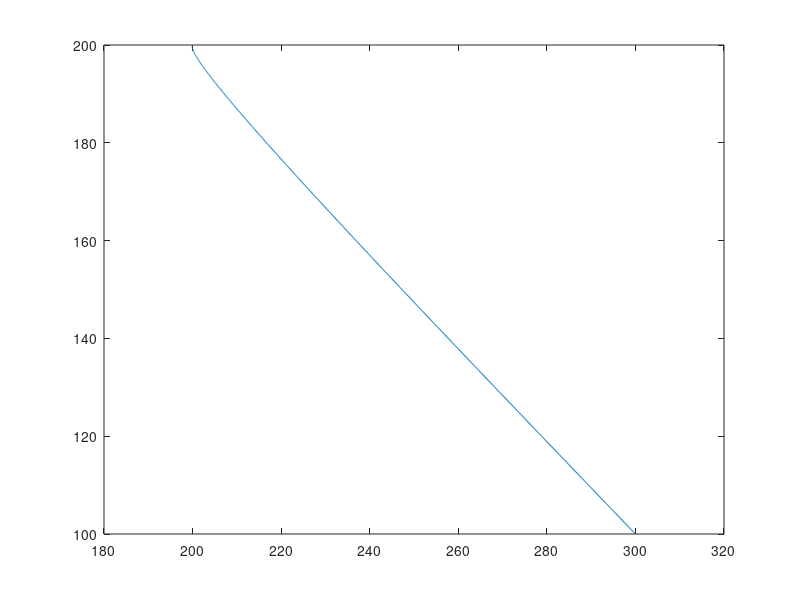

Recreate this plot in MATLAB. (Note: this script raises an error after producing the figure.)
x0 = 200; y0 = 200; theta0 = -130*pi/180;
xf = 300; yf = 100;

epsilon = 1e-5;     % when are 2 values equal
N = 1000;           % number of points between (x0,y0) and (xf,yf)

%% minimum curvature (cubic splines)
ka = xf - x0;
kb = yf - y0;
tg0 = tan(theta0)

if abs(tg0) > 10
    ctg0 = cot(theta0);
    A = [1, 3, 0, 0, 0;
         0, 0, 0, 1, 3;
         ctg0, 0, 0, 1, 0;
         1, 1, ctg0, 0, 0;
         0, 0, 1, 1, 1];
else
    A = [0, 1, 3, 0, 0;
         0, 0, 0, 1, 3;
         0, 1, 0, tg0, 0;
         1, 1, 1, 0, 0;
         tg0, 0, 0, 1, 1 ];
end
 
inv_A = inv(A);
spline_coeff = inv_A * [0, 0, 0, ka, kb]'

if abs(tg0) > 10
    a0 = x0; a2 = spline_coeff(1); a3 = spline_coeff(2); 
    b0 = y0; b1 = spline_coeff(3); b2 = spline_coeff(4); b3 = spline_coeff(5);
    a1 = b1*ctg0;
else
    a0 = x0; a1 = spline_coeff(1); a2 = spline_coeff(2); a3 = spline_coeff(3);
    b0 = y0; b1 = a1*tg0; b2 = spline_coeff(4); b3 = spline_coeff(5);
end

% wrong angle
if abs(atan2(b1, a1) - theta0) > epsilon
    disp('tu sam')
    A = [1, 3, 0, 0;
         0, 0, 1, 3;
         1, 1, 0, 0;
         0, 0, 1, 1];
     inv_A = inv(A);
     spline_coeff = inv_A * [0, 0, ka+a1, kb+b1]'


    if abs(tg0) > 10
        a0 = x0; a2 = spline_coeff(1); a3 = spline_coeff(2); 
        b0 = y0; b1 = -b1; b2 = spline_coeff(3); b3 = spline_coeff(4);
        a1 = b1*ctg0;
    else
        a0 = x0; a1 = -a1; a2 = spline_coeff(1); a3 = spline_coeff(2);
        b0 = y0; b1 = a1*tg0; b2 = spline_coeff(3); b3 = spline_coeff(4);
    end
end

% a0 = x0; a1 = 1000*cos(theta0);
% b0 = y0; b1 = 1000*sin(theta0);
% ka = xf - a0 - a1; kb = yf - b0 - b1;
% a3 = -ka/2; b3 = -kb/2;
% a2 = -3*a3; b2 = -3*b3;
% a = [a3 a2 a1 a0]
% b = [b3 b2 b1 b0]

u = linspace(0, 1, N);
x = a3*u.^3 + a2*u.^2 + a1*u + a0;
y = b3*u.^3 + b2*u.^2 + b1*u + b0;

plot(x,y)

ddx = 6*a3*u + 2*a2;
ddy = 6*b3*u + 2*b2;
% plot(u, ddy)

%% minimum curvature (quintic splines)
a0 = x0; b0 = y0;
a1 = 140*cos(theta0); b1 = 140*sin(theta0); % K = 140
ka = xf - a0 - a1; kb = yf - b0 - b1;

A = [ 2 6 12 20 0 0 0 0 1 0;
      6 18 24 60 0 0 0 0 1 0;
      12 24 48 120 0 0 0 0 1 0;
      20 60 120 200 0 0 0 0 1 0;
      0 0 0 0 2 6 12 20 0 1;
      0 0 0 0 6 18 24 60 0 1;
      0 0 0 0 12 24 48 120 0 1;
      0 0 0 0 20 60 120 200 0 1;
      1 1 1 1 0 0 0 0 0 0;
      0 0 0 0 1 1 1 1 0 0           ];
  
inv_A = inv(A);
% spline_coeff = inv_A * [0 0 0 0 0 0 0 0 ka kb]';
% a = [a0 a1 spline_coeff(1) spline_coeff(2) spline_coeff(3) spline_coeff(4)]
% b = [b0 b1 spline_coeff(5) spline_coeff(6) spline_coeff(7) spline_coeff(8)]
[a, b, k] = bestK(a0, b0, xf, yf, theta0, inv_A);
u = linspace(0, 1, N);
x = a(6)*u.^5 + a(5)*u.^4 + a(4)*u.^3 + a(3)*u.^2 + a(2)*u + a(1);
y = b(6)*u.^5 + b(5)*u.^4 + b(4)*u.^3 + b(3)*u.^2 + b(2)*u + b(1);

ddx = 20*a(6)*u.^3 + 12*a(5)*u.^2 + 6*a(4)*u + 2*a(3);
ddy = 20*b(6)*u.^3 + 12*b(5)*u.^2 + 6*b(4)*u + 2*b(3);
trapz(u, ddx.*ddx);
figure(1);
plot(x,y)

%% minimum curvature -> starting curvature = 0
a0 = x0; b0 = y0;
a1 = 100*cos(theta0); b1 = 100*sin(theta0);
ka = xf - a0 - a1; kb = yf - b0 - b1;

A = [ 18 24 60 0 0 0 1 0 6 0;
      24 48 120 0 0 0 1 0 12 0;
      60 120 200 0 0 0 1 0 20 0;
      0 0 0 18 24 60 0 1 0 6;
      0 0 0 24 48 120 0 1 0 12;
      0 0 0 60 120 200 0 1 0 20;
      1 1 1 0 0 0 0 0 0 0;
      0 0 0 1 1 1 0 0 0 0;
      6 12 20 0 0 0 0 0 0 0;
      0 0 0 6 12 20 0 0 0 0];

inv_A = inv(A);
spline_coeff = inv_A * [0 0 0 0 0 0 ka kb 0 0]';
a = [a0 a1  0 spline_coeff(1) spline_coeff(2) spline_coeff(3)]
b = [b0 b1  0 spline_coeff(4) spline_coeff(5) spline_coeff(6)]

u = linspace(0, 1, N);
x = a(6)*u.^5 + a(5)*u.^4 + a(4)*u.^3 + a(3)*u.^2 + a(2)*u + a(1);
y = b(6)*u.^5 + b(5)*u.^4 + b(4)*u.^3 + b(3)*u.^2 + b(2)*u + b(1);

ddx = 20*a(6)*u.^3 + 12*a(5)*u.^2 + 6*a(4)*u + 2*a(3);
ddy = 20*b(6)*u.^3 + 12*b(5)*u.^2 + 6*b(4)*u + 2*b(3);
trapz(u, ddx.*ddx)
plot(u,ddy)

%% constant curvature
tg0 = tan(theta0);

% special cases
if abs(atan2(yf-y0, xf-x0) - theta0) < epsilon
    disp('colinear points')
    x = linspace(x0, xf, N);
    y = linspace(y0, yf, N);
    return;
elseif abs(atan2(yf-y0, xf-x0) + theta0) < epsilon
    disp('colienar points - wrong direction (not allowed)')
    return;

elseif abs(tg0) > 1e9
    disp("vertical gradient")
    k1 = (x0^2 + y0^2 - xf^2 - yf^2) / (2*(x0-xf));
    k2 = (y0-yf) / (x0-xf);
    cy = y0
    cx = k1 - cy*k2
elseif x0 == xf
    disp("x0 == xf")
    cy = (y0+yf) / 2
    cx = x0 - tg0*(cy-y0)
    if abs( (cx-x0) / (cy-y0) + tg0) > epsilon % maybe unneccesary
        disp('wrong angle')
    end
else
    k1 = (x0^2 + y0^2 - xf^2 - yf^2) / (2*(x0-xf));
    k2 = (y0-yf) / (x0-xf);
    cy = (-y0*tg0 + k1 - x0) / (k2 - tg0)
    cx = k1 - cy*k2
    if abs((cx-x0) / (cy-y0) + tg0) > epsilon
        disp(['wrong angle: ', num2str((cx-x0)/(cy-y0)), num2str(tg0)])
        cy = (y0*tg0 + k1 - x0) / (k2 + tg0)
        cx = k1 - cy*k2
    end
end

R = sqrt((x0-cx)^2 + (y0-cy)^2)


% circle direction
alpha = atan2((y0-cy), (x0-cx))
betta = atan2((yf-cy), (xf-cx))

D = [x0-cx, y0-cy; cos(theta0), sin(theta0)];
deter = det(D);
if deter > 0
    if alpha == pi
        alpha = -pi;
    end
    if betta < alpha
        betta = betta + 2*pi;
    end
    thetaf = theta0 + (betta-alpha)
    u = linspace(alpha, betta, N);
else
    if alpha == -pi
        alpha = pi;
    end
    if betta > alpha
        betta = betta - 2*pi;
    end
    thetaf = theta0 - (alpha-betta)
    u = linspace(alpha, betta, N);
end

x = cx + R*cos(u);
y = cy + R*sin(u);

plot(x, y);


%%
function [a, b, K] = bestK(a0, b0, xf, yf, theta0, inv_A)
N = 100;
u = linspace(0, 1, N);
delta_theta = zeros(1, N-1);
ks = [[0.1:0.1:1] [1:200] [200:10:1000] [1000:100:10000]];
n = size(ks, 2);
curveInts = zeros(1, n);
for j = 1:n
    k = ks(j);
    a1 = k*cos(theta0);
    b1 = k*sin(theta0);
    ka = xf - a0 - a1; kb = yf - b0 - b1;
    b = [0 0 0 0 0 0 0 0 ka kb]';
    spline_coeff = inv_A * b;
    a = [a0 a1 spline_coeff(1) spline_coeff(2) spline_coeff(3) spline_coeff(4)];
    b = [b0 b1 spline_coeff(5) spline_coeff(6) spline_coeff(7) spline_coeff(8)];
    x = a(6)*u.^5 + a(5)*u.^4 + a(4)*u.^3 + a(3)*u.^2 + a(2)*u + a(1);
    y = b(6)*u.^5 + b(5)*u.^4 + b(4)*u.^3 + b(3)*u.^2 + b(2)*u + b(1);
    
    delta_theta(1) = angdiff( atan2(y(2)-y(1), x(2)-x(1)), theta0)^2;
    if delta_theta(1) > 0.8
        delta_theta(1) = Inf;
    end
    for i = 2:N-1
        delta_theta(i) = angdiff( atan2(y(i)-y(i-1), x(i)-x(i-1)), atan2(y(i+1)-y(i), x(i+1)-x(i)) )^2;
        if delta_theta(i) > 0.8
            delta_theta(i) = Inf;
        end
    end
    curveInts(j) = trapz(delta_theta);
    k
end
figure(2);
plot(curveInts);
[M, I] = min(curveInts);
M
K = ks(I)
a1 = K*cos(theta0);
b1 = K*sin(theta0);
ka = xf - a0 - a1; kb = yf - b0 - b1;
b = [0 0 0 0 0 0 0 0 ka kb]';
spline_coeff = inv_A * b;
a = [a0 a1 spline_coeff(1) spline_coeff(2) spline_coeff(3) spline_coeff(4)];
b = [b0 b1 spline_coeff(5) spline_coeff(6) spline_coeff(7) spline_coeff(8)];

% x = a(6)*u.^5 + a(5)*u.^4 + a(4)*u.^3 + a(3)*u.^2 + a(2)*u + a(1);
% y = b(6)*u.^5 + b(5)*u.^4 + b(4)*u.^3 + b(3)*u.^2 + b(2)*u + b(1);
% delta_theta(1) = angdiff( atan2(y(2)-y(1), x(2)-x(1)), theta0)^2;
% for i = 2:N-1
%     delta_theta(i) = angdiff( atan2(y(i)-y(i-1), x(i)-x(i-1)), atan2(y(i+1)-y(i), x(i+1)-x(i)) )^2;
% end
% plot(u(1:N-1), delta_theta);
end